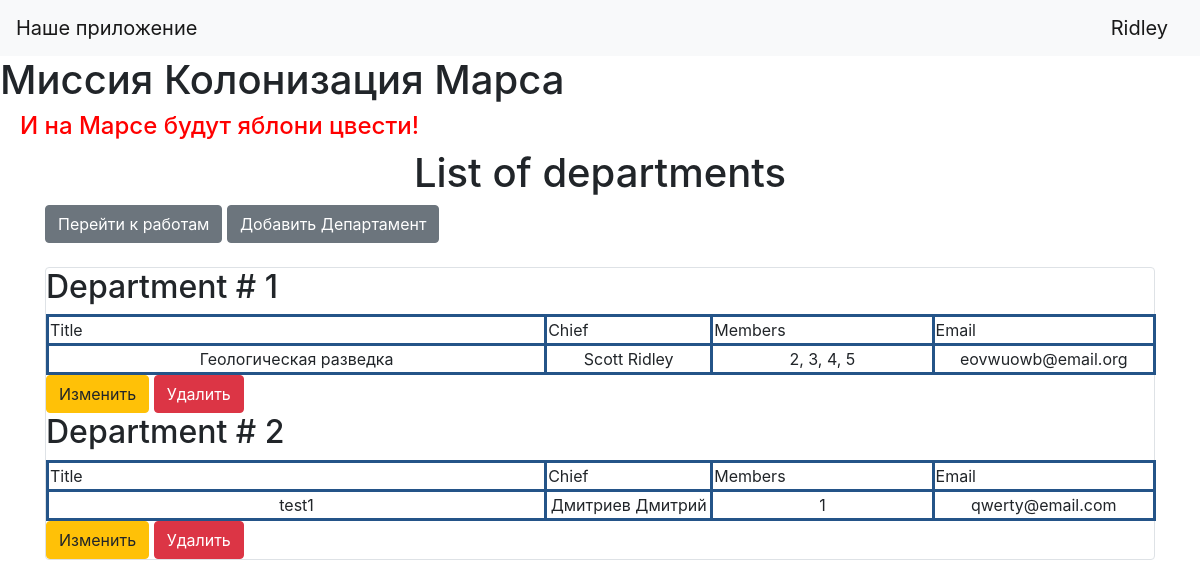
The page /departments (signed in) on the database its author committed.
### data/users.py (models this page shows, shortened)
class User(SqlAlchemyBase, UserMixin):
    __tablename__ = 'users'
    id = sqlalchemy.Column(sqlalchemy.Integer,
                           primary_key=True, autoincrement=True)
    surname = sqlalchemy.Column(sqlalchemy.String)
    name = sqlalchemy.Column(sqlalchemy.String)
    age = sqlalchemy.Column(sqlalchemy.Integer)
    position = sqlalchemy.Column(sqlalchemy.String)
    speciality = sqlalchemy.Column(sqlalchemy.String)
    address = sqlalchemy.Column(sqlalchemy.String)
    email = sqlalchemy.Column(sqlalchemy.String,
                              unique=True)
    hashed_password = sqlalchemy.Column(sqlalchemy.String)
    modified_date = sqlalchemy.Column(sqlalchemy.DateTime,
                                      default=datetime.datetime.now)
    jobs = orm.relationship("Jobs", back_populates='user')

### data/departments.py (models this page shows, shortened)
class Department(SqlAlchemyBase):
    __tablename__ = "departments"
    id = sqlalchemy.Column(sqlalchemy.Integer, primary_key=True, autoincrement=True)
    title = sqlalchemy.Column(sqlalchemy.String)
    chief = sqlalchemy.Column(sqlalchemy.Integer, sqlalchemy.ForeignKey("users.id"))
    members = sqlalchemy.Column(sqlalchemy.Integer)
    email = sqlalchemy.Column(sqlalchemy.String)
    user = orm.relationship("User")

### main.py (the view)
@app.route("/departments")
@login_required
def show_departments():
    db_sess = db_session.create_session()
    departments = db_sess.query(Department).all()
    return render_template("departments.html", departments=departments)

### data/db_session.py (called while the page is built)
def create_session() -> Session:
    global __factory
    return __factory()

### main.py (called while the page is built)
@login_manager.user_loader
def load_user(user_id):
    db_sess = db_session.create_session()
    return db_sess.query(User).get(user_id)

### templates/departments.html
{% extends "base.html" %}
{% block content %}
<h1 style="text-align: center">List of departments</h1>
{% if current_user.is_authenticated %}
<a href="/" class="btn btn-secondary">Перейти к работам</a>
<a href="add_departments" class="btn btn-secondary">Добавить Департамент</a><br><br>
{% endif %}
<div class="col-md6 border rounded">
    {% for department in departments %}
    <h2 style="text-align: left">Department # {{department.id}}</h2>
    <div>
        <table>
            <tr>
                <td style="text-align: left; width: 450px">Title</td>
                <td style="text-align: left; width: 150px">Chief</td>
                <td style="text-align: left; width: 200px">Members</td>
                <td style="text-align: left; width: 200px">Email</td>
            </tr>
            <tr>
                <td>{{department.title}}</td>
                <td>{{department.user.surname}} {{department.user.name}}</td>
                <td>{{department.members}}</td>
                <td>{{department.email}}</td>
            </tr>
        </table>
        {% if current_user.is_authenticated and (current_user == department.user or current_user.id == 1) %}
            <div>
            <a href="/edit_department/{{ department.id }}" class="btn btn-warning">
                Изменить
            </a>
            <a href="/delete_department/{{ department.id }}" class="btn btn-danger">
                Удалить
            </a>
        </div>
        {% endif %}
    </div>
    {% endfor %}
</div>
{% endblock %}

### templates/base.html (shortened to what this page needs)
<!doctype html>
<html lang="en">
<head>
    <link rel="stylesheet"
          href="https://stackpath.bootstrapcdn.com/bootstrap/4.4.1/css/bootstrap.min.css"
>
    <link rel="stylesheet" type="text/css" href="{{url_for('static', filename='css/style.css')}}"/>
</head>
<body>
<header>
    <nav class="navbar navbar-light bg-light">
        <a class="navbar-brand" href="#">Наше приложение</a>
        {% if current_user.is_authenticated %}
        <a class="navbar-brand" href="/logout">{{ current_user.name }}</a>
        {% else %}
        <p>
            <a class="btn btn-primary " href="/register">Зарегистрироваться</a>
            <a class="btn btn-success" href="/login">Войти</a>
        </p>
        {% endif %}
    </nav>
</header>
<h1>Миссия Колонизация Марса</h1>
<h4>И на Марсе будут яблони цвести!</h4>
<main role="main" class="container">
    {% block content %}{% endblock %}
</main>
</body>

### static/css/style.css (style rules this page uses)
h4 { color: #ff0000; padding-left: 20px; }
h2 { text-align: center; }
table { width: 1110px; text-align: center; alignment: center; margin: auto; }
table, td, th { border: 3px solid #245488; }

### rows shown on the page
User: name "Ridley"
Department: id "1", title "Геологическая разведка", user.surname "Scott", user.name "Ridley", members "2, 3, 4, 5", email "eovwuowb@email.org"
Department: id "2", title "test1", user.surname "Дмитриев", user.name "Дмитрий", members "1", email "qwerty@email.com"
